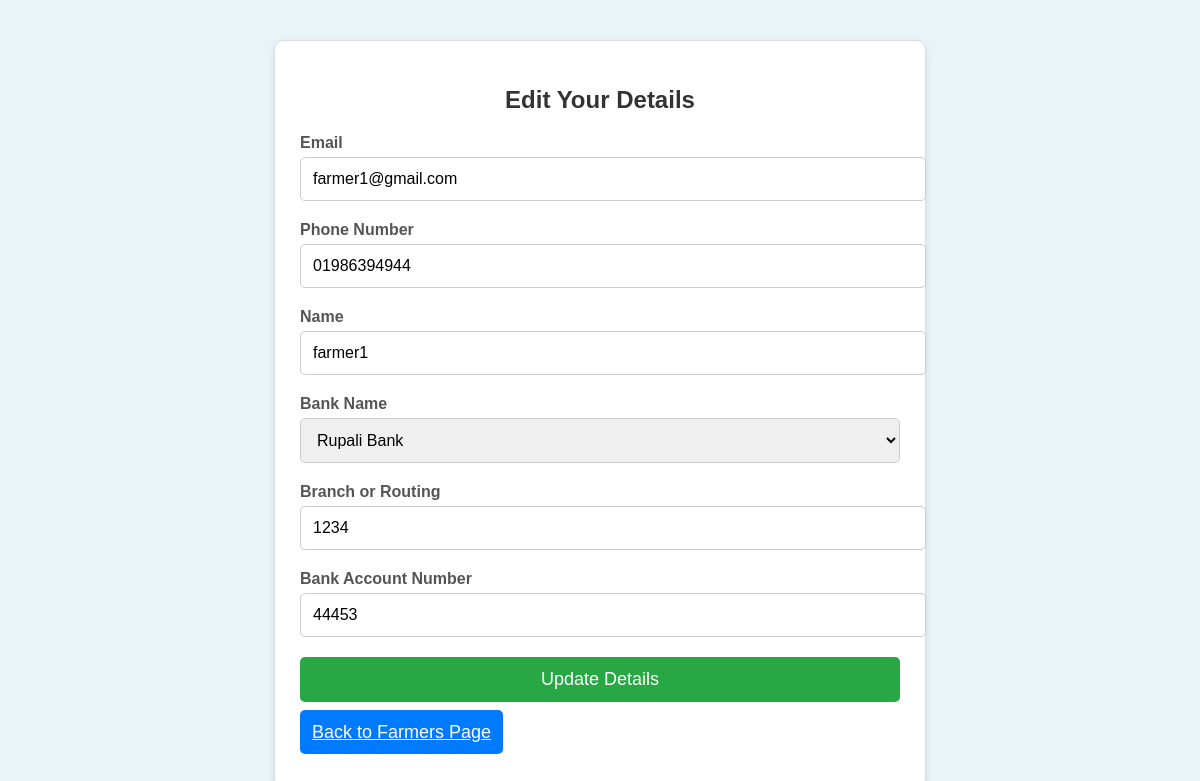
Screenshot of /edit_farmer.php (signed in) with the database file from the repository.
### tables this page shows
CREATE TABLE `users` (
  `customer_id` int(11) NOT NULL,
  `username` varchar(255) NOT NULL,
  `password` varchar(255) NOT NULL,
  `phone` varchar(20) NOT NULL,
  `name` varchar(255) NOT NULL,
  `address` text NOT NULL,
  `userType` enum('customer','farmer') NOT NULL
);

CREATE TABLE `farmer` (
  `user_id` int(11) NOT NULL,
  `total_earning` decimal(10,2) DEFAULT NULL,
  `product_sold_count` int(11) DEFAULT 0,
  `bank_name` varchar(255) DEFAULT NULL,
  `branch` varchar(255) DEFAULT NULL,
  `account_no` varchar(255) DEFAULT NULL
);

### edit_farmer.php (the view, shortened to what this page needs)
<?php
$servername = "localhost";
$username_db = "root";
$password_db = "";
$dbname = "farming_inventory";
$conn = new mysqli($servername, $username_db, $password_db, $dbname);
$user_id = $_SESSION['user_id'];
$stmt = $conn->prepare("SELECT u.username, u.phone, u.name, f.bank_name, f.branch, f.account_no FROM users u JOIN farmer f ON u.customer_id = f.user_id WHERE u.customer_id = ?");
$stmt->bind_param("i", $user_id);
$stmt->execute();
$user = $stmt->get_result()->fetch_assoc();
?>
<!DOCTYPE html>
<html lang="en">
<head>
</head>
<body>
<div class="container">
    <h2>Edit Your Details</h2>
    <form action="" method="post" class="edit-account-form">
        <div class="input-group">
            <label for="email">Email</label>
            <input type="email" id="email" name="email" value="<?php echo htmlspecialchars($user['username'] ?? ''); ?>" />
        </div>
        <div class="input-group">
            <label for="phone">Phone Number</label>
            <input type="tel" id="phone" name="phone" value="<?php echo htmlspecialchars($user['phone'] ?? ''); ?>" />
        </div>
        <div class="input-group">
            <label for="name">Name</label>
            <input type="text" id="name" name="name" value="<?php echo htmlspecialchars($user['name'] ?? ''); ?>" />
        </div>
        <div class="input-group">
            <label for="bankName">Bank Name</label>
            <select id="bankName" name="bankName">
                <option value="Rupali Bank" <?php echo ($user['bank_name'] == 'Rupali Bank') ? 'selected' : ''; ?>>Rupali Bank</option>
            </select>
        </div>
        <div class="input-group">
            <label for="branch">Branch or Routing</label>
            <input type="text" id="branch" name="branch" value="<?php echo htmlspecialchars($user['branch'] ?? ''); ?>" />
        </div>
        <div class="input-group">
            <label for="bankAccount">Bank Account Number</label>
            <input type="text" id="bankAccount" name="bankAccount" value="<?php echo htmlspecialchars($user['account_no'] ?? ''); ?>" />
        </div>
        <div class="input-group">
            <button type="submit" class="btn">Update Details</button>
        </div>
    </form>
    <div class="input-group">
        <a href="farmersPage.php" class="btn" style="background: #007bff;">Back to Farmers Page</a>
    </div>
</div>
</body>
</html>

### edit_farmer.php (style rules this page uses)
body { font-family: 'Arial', sans-serif; background: #e8f4f8; margin: 0; padding: 0; }
.container { width: 50%; margin: 40px auto; background: #fff; box-shadow: 0 4px 8px rgba(0,0,0,0.1); padding: 25px; border-radius: 10px; border: 1px solid #ddd; }
h2 { text-align: center; color: #333; margin-bottom: 20px; }
.input-group { margin: 20px 0; }
.input-group label { display: block; color: #555; font-weight: bold; }
.input-group input, .input-group select { width: 100%; padding: 12px; margin-top: 5px; border: 1px solid #ccc; border-radius: 5px; font-size: 16px; }
.input-group .btn { width: 100%; background: #28a745; color: white; padding: 12px; border: none; border-radius: 5px; font-size: 18px; cursor: pointer; transition: background 0.3s ease, transform 0.2s ease; }

### rows the page displays
users: email "farmer1@gmail.com", phone "01986394944", name "farmer1", branch "1234", bankAccount "44453"
farmer: bankName "Rupali Bank"
